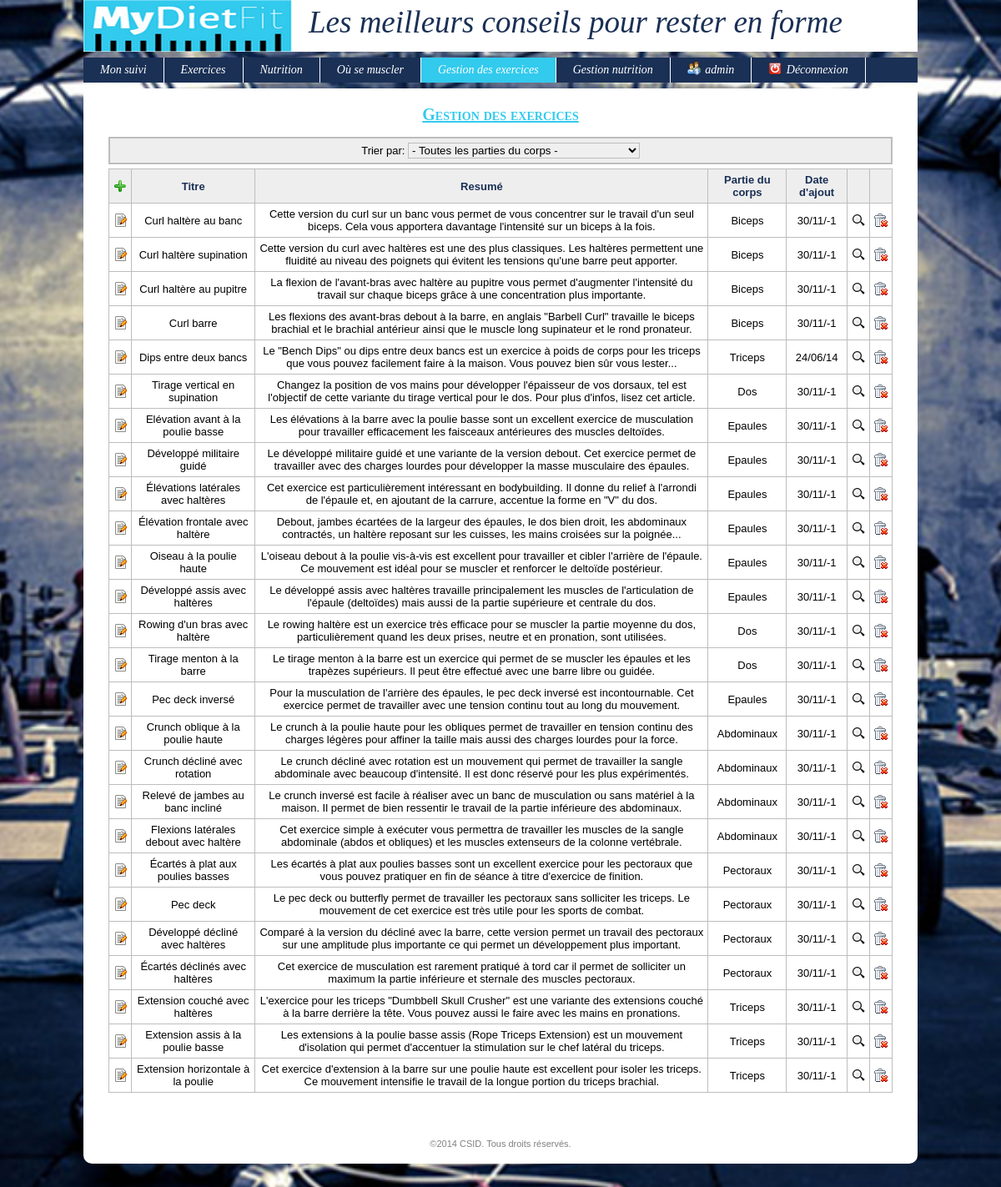
Before: /index.php?uc=admin&action=espaceGestionExercice (signed in) with the older database file.
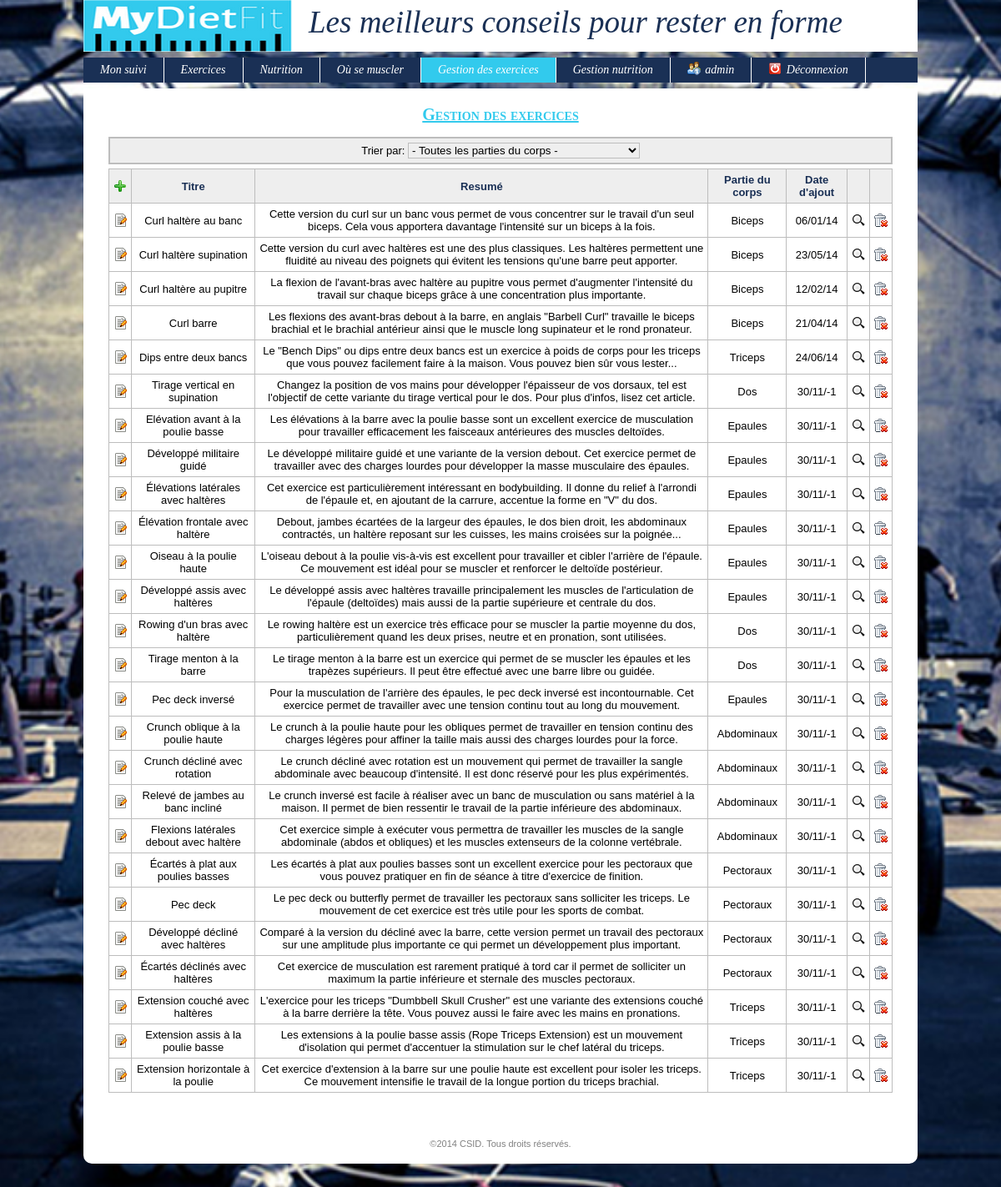
After: the same page with the newer database file.
### tables this page shows
CREATE TABLE IF NOT EXISTS `ficheexercice` (
  `idFicheExercice` int(11) unsigned NOT NULL AUTO_INCREMENT,
  `titre` varchar(45) DEFAULT NULL,
  `resume` varchar(1000) DEFAULT NULL,
  `description` varchar(5000) NOT NULL DEFAULT '',
  `dateAjout` datetime DEFAULT NULL,
  `idPartieCorps` int(10) unsigned DEFAULT NULL,
  `video` varchar(1000) NOT NULL DEFAULT '',
  `image1` varchar(100) NOT NULL DEFAULT '',
  `image2` varchar(100) NOT NULL DEFAULT '',
  `image3` varchar(100) NOT NULL DEFAULT '',
  `imageResume` varchar(100) NOT NULL DEFAULT '',
  PRIMARY KEY (`idFicheExercice`),
  KEY `FK_ficheexercice_1` (`idPartieCorps`)
);

CREATE TABLE IF NOT EXISTS `partiecorps` (
  `idPartieCorps` int(11) unsigned NOT NULL AUTO_INCREMENT,
  `libelle` varchar(45) NOT NULL DEFAULT '',
  `descEx` varchar(1000) NOT NULL DEFAULT '',
  `descPgrm` varchar(1000) NOT NULL DEFAULT '',
  PRIMARY KEY (`idPartieCorps`)
);

### config.inc.php (called while the page is built, shortened)
<?php
$_CONFIG = array
(
	"DB_ServerHost" => "localhost",
	"DB_Username" => "root",
    "DB_Password" => "",
    "DB_Database" => "mydietfit_bdd",
    "DIR_Control" => "controleurs/",
    "DIR_View" => "vues/",
    "DIR_Model" => "modules/fonctions/php/",
    "DIR_Dynamic" => "modules/fonctions/js/",
    "DIR_XML" => "modules/fonctions/xml/",
    "DIR_Plugin" => "modules/plugins/",
    "DIR_CSS" => "modules/themes/",
    "DIR_Attachment" => "ressources/documents/",
    "DIR_Image" => "ressources/images/",
	"EML_Envoi" => false,
	"EML_ServerSMTP" => "",
	"EML_PortSMTP" => "",
);
?>

### modules/fonctions/php/identification.inc.php (called while the page is built, shortened)
<?php
function estConnecte($idUtilisateur = null, $login = null)
{
	$result = isset($_SESSION['idUtilisateur']) && !empty($_SESSION['idUtilisateur']);
	return $result;
}
function estAdmin()
{
	return (isset($_SESSION['idUtilisateur']) && $_SESSION['idUtilisateur'] == 1);
}
?>

### modules/fonctions/php/generale.inc.php (called while the page is built, shortened)
<?php
function connexion()
{
	global $_CONFIG;
	$hote = $_CONFIG['DB_ServerHost'];
	$login = $_CONFIG['DB_Username'];
	$mdp = $_CONFIG['DB_Password'];
	$bd = $_CONFIG['DB_Database'];
	$connexion = @mysql_connect($hote, $login, $mdp) or die("<u>Erreur SQL (Connexion au serveur impossible)</u>: ".mysql_error()." <br>");
	return $connexion;
}
function getRequest($nomChamp, $elseValue = null)
{
	return (isset($_REQUEST[$nomChamp]) && $_REQUEST[$nomChamp]) ? $_REQUEST[$nomChamp] : $elseValue;
}
function getMySqlString($champ, $elseValue = null, $noCote = 0)
{
	$cote = ($noCote) ? null : "'";
	if(isset($champ) && $champ) $result = $cote.mysql_real_escape_string($champ, connexion()).$cote;
	else if(is_null($champ) || $champ == "") $result = "NULL";
	else $result = $cote.mysql_real_escape_string($elseValue, connexion()).$cote;
	return $result;
}
?>

### modules/fonctions/php/exercices.inc.php (called while the page is built, shortened)
<?php
function getLesExercices($idPartieCorps = null)
{
	$req = "SELECT * FROM ficheexercice";
	$conx = connexion();
	$res = mysql_query($req, $conx) or die("<u>Erreur SQL (getLesExercices)</u>: ".mysql_error()." <br>");
	$lesExercices = array();
	$ligne = mysql_fetch_assoc($res);
	while($ligne != false)
	{
		$lesExercices[] = $ligne;
		$ligne = mysql_fetch_assoc($res);
	}
	return $lesExercices;
}
?>

### modules/fonctions/php/partieCorps.inc.php (called while the page is built, shortened)
<?php
function getUnePartieCorps($idPartieCorps)
{
	$req = "SELECT * FROM partiecorps where idPartieCorps = ".getMySqlString($idPartieCorps);
	$conx = connexion();
	$res = mysql_query($req, $conx) or die ("<u>Erreur SQL (getUnePartieCorps)</u>: ".mysql_error()." <br>");
	$unePartieCorps = mysql_fetch_assoc($res);
	return $unePartieCorps;
}
?>

### vues/exercices/v_espaceGestionExercice.php (the view, shortened to what this page needs)
<?php
if(isset($lesExercices))
{
	echo "<div class='headFrm'><form method='get' action='index.php'>
	<input type='hidden' name='uc' value=$uc>
	<input type='hidden' name='action' value=$action>
	Trier par: <select onChange='document.forms[0].submit();' name='idPartieCorps' style='width: 30%;'>
					<option value='0' style='color: #808080;'> - Toutes les parties du corps - </option>";
	echo "</select></form></div>";
	echo "<table class='sortable'>
			<tr>
				<th> <a href='index.php?uc=admin&action=frmModifExercice'><img src='".$_CONFIG['DIR_Image']."imgAdd.png' title='Ajouter un exercice'></a> </th>
				<th>Titre</th>
				<th>Resumé</th>
				<th>Partie du corps</th>
				<th>Date d'ajout</th>
				<th></th>
				<th></th>
			</tr>";
	foreach($lesExercices as $unExercice)
	{
		$idExercice = $unExercice['idFicheExercice'];
		$titre = $unExercice['titre'];
		$dateAjout = date("d/m/y",strtotime($unExercice['dateAjout']));
		$resume = $unExercice['resume'];
		$idPartieCorps = $unExercice['idPartieCorps'];
		$unePartieCorps = getUnePartieCorps($idPartieCorps);
		$libelle = $unePartieCorps['libelle'];
		$urlFiche = "index.php?uc=admin&action=frmModifExercice&idExercice=$idExercice";
		$paramTD = "onClick=document.location.href='index.php?uc=admin&action=frmModifExercice&idExercice=$idExercice' title=\"Cliquez ici pour modifier la fiche exercice\"";
		$imgEdit = "<a href='$urlFiche'><img src='".$_CONFIG['DIR_Image']."imgEdit.png' title=\"Voir la fiche exercice\"></a>";
		$imgVoir = "<a href='index.php?uc=exercice&action=v_exercice&idExercice=$idExercice'><img src='$_CONFIG[DIR_Image]btnSearch.png' title=\"Voir la fiche exercice\"></a>";
		$imgSuppr = "<a onclick='confirmDelExercice($idExercice)'><img src='".$_CONFIG['DIR_Image']."imgTrash.png' title=\"Supprimer la fiche exercice\"></a>";
		echo "<tr class='ligneTableau'>
				<td width='16'> $imgEdit </td>
				<td $paramTD> $titre </td>
				<td $paramTD> $resume </td>
				<td $paramTD> $libelle </td>
				<td $paramTD> $dateAjout </td>
				<td $paramTD> $imgVoir </td>
				<td width='16'> $imgSuppr </td>
			</tr>";
	}
	echo "</table><br>";
}
?>

### vues/v_entete.php (shortened to what this page needs)
<!DOCTYPE HTML PUBLIC "-//W3C//DTD HTML 4.01 Transitional//EN"
       "http://www.w3.org/TR/html4/loose.dtd">
<html>
<head>
	<link rel="stylesheet" type="text/css" href="<?php echo $_CONFIG['DIR_CSS']; ?>default.php" media="screen" title="Principal">
	<link rel="stylesheet" type="text/css" href="<?php echo $_CONFIG['DIR_Plugin']; ?>JQuery/css/custom-theme/jquery-ui-1.8.17.custom.css" />
	<link rel="stylesheet" type="text/css" href="<?php echo $_CONFIG['DIR_Plugin']; ?>TimePicker/jquery-ui-timepicker-addon.css">
</head>
<body>

### vues/v_bandeau.php
<div id="header">
	<a href="index.php?uc=identif&action=index">
		<div id="logo">
			<h1 style="font-size: 37px">Les meilleurs conseils pour rester en forme</h1>
		</div>
	</a>

### vues/v_menu.php (shortened to what this page needs)
	<div id="menu">
		<ul>
			<?php if(estConnecte()) { ?>
			<li <?php if($uc == "suivi") echo "style='background:#32CAED'";?>> <a href="index.php?uc=suivi&action=frmSuivi"> Mon suivi </a>
			</li>
			<?php } ?>
			<li <?php if($uc == "exercice") echo "style='background:#32CAED'";?>> <a href="index.php?uc=exercice&action=lstExercice"> Exercices </a>
			</li>
			<li <?php if($uc == "nutrition") echo "style='background:#32CAED'";?>> <a href="index.php?uc=nutrition&action=lstNutrition"> Nutrition </a>
			</li>
			<?php if(estConnecte()) { ?>
			<li <?php if($uc == "localisation") echo "style='background:#32CAED'";?>> <a href="index.php?uc=localisation&action=frmLocalisation">Où se muscler</a>
			</li>
			<?php } ?>
			<?php if(estAdmin()) { ?>
			<li <?php if($uc == "admin" && stripos($action, "exercice")) echo "style='background:#32CAED'";?>> <a href="index.php?uc=admin&action=espaceGestionExercice"> Gestion des exercices </a></li>
			<?php } ?>
			<?php if(estAdmin()) { ?>
			<li <?php if($uc == "admin" && stripos($action, "nutrition")) echo "style='background:#32CAED'";?>> <a href="index.php?uc=admin&action=lstNutrition"> Gestion nutrition </a>
			</li>
			<?php } ?>
			<li> <a href="index.php?uc=identif&action=frmConnexion"><img src="<?php echo $_CONFIG['DIR_Image']; ?>menuUserInfo.png"> <?php if(estConnecte()) echo $_SESSION['login']; else echo "Mon compte"; ?> </a>
			</li>
			<?php if(estConnecte()) { ?>
			<li> <a href="index.php?uc=identif&action=deconnexion"><img src="<?php echo $_CONFIG['DIR_Image']; ?>menuDisconnect.png"> Déconnexion </a> </li>
			<?php } ?>
		</ul>
	</div>
</div>
<div id="content">

### index.php (shortened to what this page needs)
<?php
require "config.inc.php";
$uc = getRequest('uc', "identif");
$action = getRequest('action');
include $_CONFIG['DIR_View']."v_entete.php";
include $_CONFIG['DIR_View']."v_bandeau.php";
include $_CONFIG['DIR_View']."v_menu.php";
switch($uc)
{
	case 'admin':
		if(estAdmin()) include $_CONFIG['DIR_Control']."c_admin.php";
		else
		{
			$msgErreurs[] = "Vous n'êtes pas autorisé à accéder à cette page!";
			include $_CONFIG['DIR_View']."v_msgErreurs.php";
		}
		break;
}
include $_CONFIG['DIR_View']."v_pied.php";
?>

### controleurs/c_admin.php (shortened to what this page needs)
<?php
switch($action)
{
	case 'espaceGestionExercice':
		if(estAdmin())
		{
			$titre = "Gestion des exercices";
			$idPartieCorps = getRequest('idPartieCorps', null);
			$lesExercices = getLesExercices($idPartieCorps);
			include $_CONFIG['DIR_View']."v_headTitre.php";
			include $_CONFIG['DIR_View']."exercices/v_espaceGestionExercice.php";
		}
		else include $_CONFIG['DIR_View']."i_retourConnexion.php";
		break;
}
?>

### vues/v_headTitre.php
<h2> <?php echo $titre; ?> </h2> <br>

### vues/v_pied.php
</div>
<div id="footer">
	<p> &copy;2014 CSID. Tous droits réservés. </p>
</div>
</body>
</html>

Changed rows visible on the page:
changed ficheexercice "Curl haltère au banc": dateAjout "30/11/-1" → "06/01/14"
changed ficheexercice "Curl haltère supination": dateAjout "30/11/-1" → "23/05/14"
changed ficheexercice "Curl haltère au pupitre": dateAjout "30/11/-1" → "12/02/14"
changed ficheexercice "Curl barre": dateAjout "30/11/-1" → "21/04/14"
